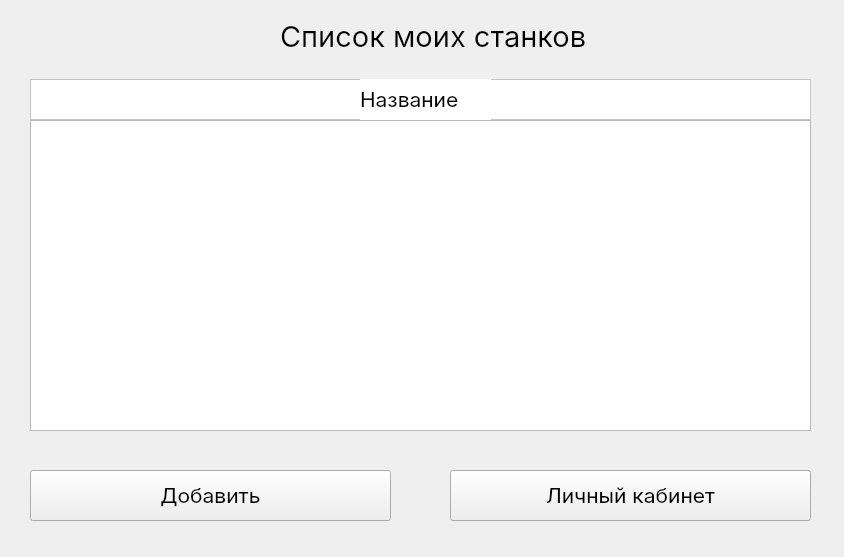
<?xml version="1.0" encoding="UTF-8"?>
<ui version="4.0">
 <class>ClientMachinesWindow</class>
 <widget class="QWidget" name="ClientMachinesWindow">
  <property name="geometry">
   <rect>
    <x>0</x>
    <y>0</y>
    <width>844</width>
    <height>557</height>
   </rect>
  </property>
  <property name="minimumSize">
   <size>
    <width>844</width>
    <height>557</height>
   </size>
  </property>
  <property name="maximumSize">
   <size>
    <width>844</width>
    <height>557</height>
   </size>
  </property>
  <property name="palette">
   <palette>
    <active/>
    <inactive/>
    <disabled/>
   </palette>
  </property>
  <property name="font">
   <font>
    <family>Inter</family>
    <pointsize>16</pointsize>
   </font>
  </property>
  <property name="windowTitle">
   <string>Form</string>
  </property>
  <widget class="QLabel" name="list_machines_label">
   <property name="geometry">
    <rect>
     <x>280</x>
     <y>10</y>
     <width>401</width>
     <height>51</height>
    </rect>
   </property>
   <property name="font">
    <font>
     <family>Inter</family>
     <pointsize>22</pointsize>
    </font>
   </property>
   <property name="text">
    <string>Список моих станков</string>
   </property>
  </widget>
  <widget class="QListWidget" name="machines_list">
   <property name="geometry">
    <rect>
     <x>30</x>
     <y>120</y>
     <width>781</width>
     <height>311</height>
    </rect>
   </property>
  </widget>
  <widget class="QPushButton" name="add_button">
   <property name="geometry">
    <rect>
     <x>30</x>
     <y>470</y>
     <width>361</width>
     <height>51</height>
    </rect>
   </property>
   <property name="font">
    <font>
     <family>Inter</family>
     <pointsize>16</pointsize>
    </font>
   </property>
   <property name="text">
    <string>Добавить</string>
   </property>
  </widget>
  <widget class="QPushButton" name="go_area_button">
   <property name="geometry">
    <rect>
     <x>450</x>
     <y>470</y>
     <width>361</width>
     <height>51</height>
    </rect>
   </property>
   <property name="font">
    <font>
     <family>Inter</family>
     <pointsize>16</pointsize>
    </font>
   </property>
   <property name="text">
    <string>Личный кабинет</string>
   </property>
  </widget>
  <widget class="QFrame" name="frame">
   <property name="geometry">
    <rect>
     <x>30</x>
     <y>79</y>
     <width>781</width>
     <height>41</height>
    </rect>
   </property>
   <property name="styleSheet">
    <string notr="true">background-color: white;</string>
   </property>
   <property name="frameShape">
    <enum>QFrame::StyledPanel</enum>
   </property>
   <property name="frameShadow">
    <enum>QFrame::Raised</enum>
   </property>
   <widget class="QLabel" name="name_machines_label">
    <property name="geometry">
     <rect>
      <x>330</x>
      <y>0</y>
      <width>131</width>
      <height>41</height>
     </rect>
    </property>
    <property name="font">
     <font>
      <family>Inter</family>
      <pointsize>16</pointsize>
     </font>
    </property>
    <property name="text">
     <string>Название</string>
    </property>
   </widget>
  </widget>
 </widget>
 <resources/>
 <connections/>
</ui>
